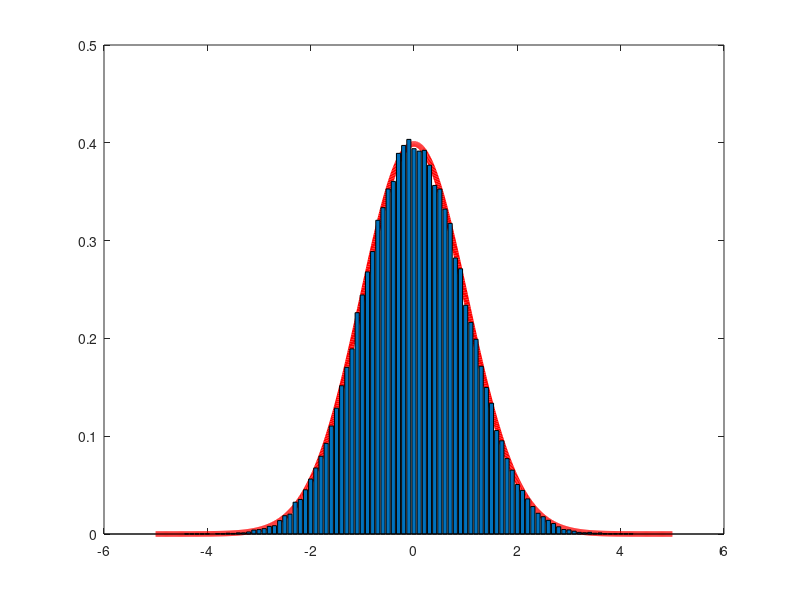

This chart was generated by the following MATLAB code:
N = 100000;
r = rand(2,N);
theta = 2.*pi.*r(1,:);
rho = -1.*log(r(2,:));
x = sqrt(2.*rho).*cos(theta);
y = sqrt(2.*rho).*sin(theta);

fx = -5:0.01:5;
fy = (1./sqrt(2.*pi)).*exp(-1.*fx.^2./2);
plot(fx,fy,'r','linewidth',4);
hold on;
[m,n] = hist(y,[-5:0.1:5]);
m = (m./N)*10;
bar(n,m);
